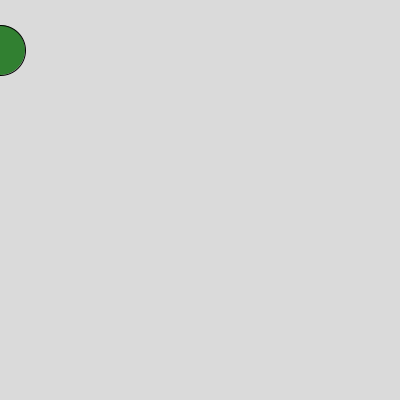
Frame 1 (no input)
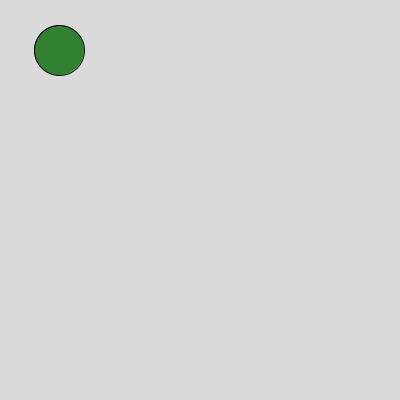
Frame 60 (the mouse pressed at the canvas centre just before this capture)
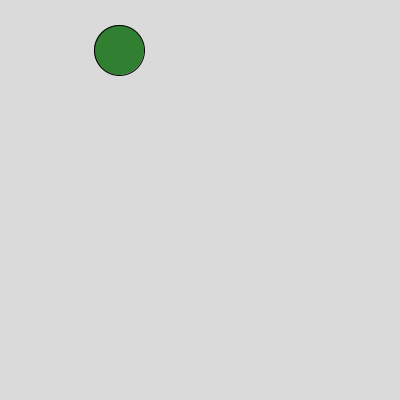
Frame 120 (the mouse held since frame 60 and released just before this capture)

The Processing sketch that drew these frames (run headless with seeded random() and noise(); from frame 60 on, the mouse is pressed at the canvas centre):

// Processing sketch: circleTranslate
// ── circleTranslate.pde
int circleX = 0;

void setup() {
size(400,400);
}

void draw(){
background(218);
stroke(2);
fill(49,128, 49);
//circle follows the cursor
ellipse(circleX, 50, 50, 50);

circleX = circleX+1;
}
